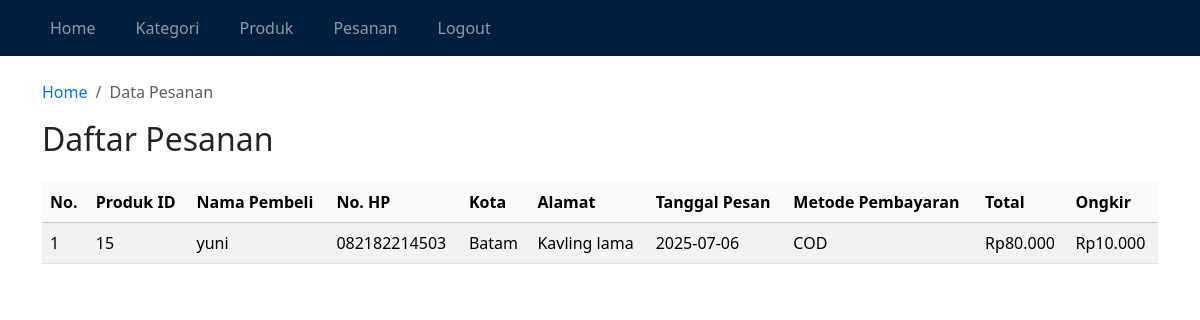
The app's page /adminpanel/pesanan.php (signed in), older data.
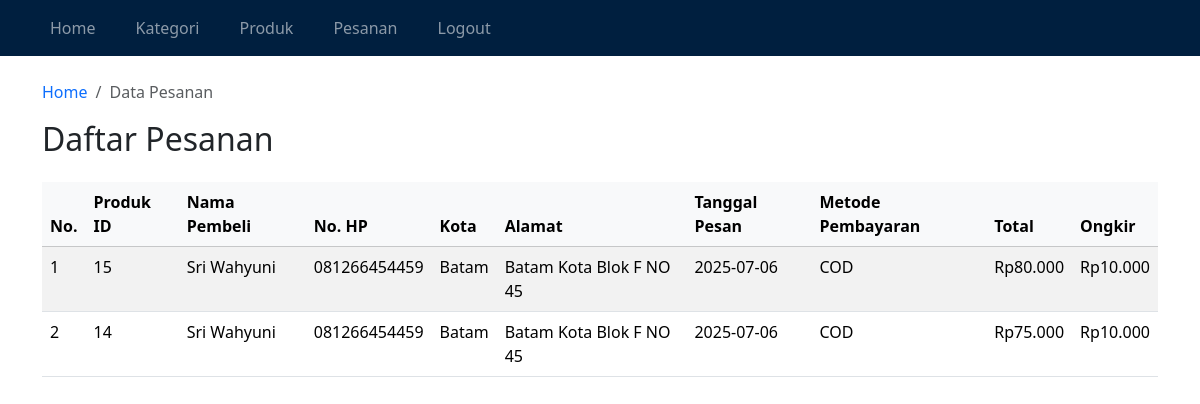
The same page, newer data.
### tables this page shows
CREATE TABLE `pesanan` (
  `id` int(11) NOT NULL,
  `produk_id` int(11) DEFAULT NULL,
  `nama_pembeli` varchar(100) DEFAULT NULL,
  `alamat` text DEFAULT NULL,
  `no_hp` varchar(20) DEFAULT NULL,
  `jumlah` int(11) DEFAULT NULL,
  `total` int(11) DEFAULT NULL,
  `tanggal_pesan` date DEFAULT NULL,
  `metode_pembayaran` varchar(20) DEFAULT NULL,
  `kota` varchar(100) DEFAULT NULL,
  `ongkir` int(11) DEFAULT NULL,
  `status_pengiriman` enum('Diproses','Dikirim','Sampai') DEFAULT 'Diproses',
  `dibatalkan` tinyint(1) DEFAULT 0
);

### adminpanel/pesanan.php (the view, shortened to what this page needs)
<?php
require "koneksi.php";
$query = mysqli_query($con, "SELECT * FROM pesanan ORDER BY id DESC");
?>
<!DOCTYPE html>
<html lang="id">
<head>
    <link href="https://cdn.jsdelivr.net/npm/bootstrap@5.3.2/dist/css/bootstrap.min.css" rel="stylesheet">
    <link href="https://cdn.jsdelivr.net/npm/bootstrap-icons@1.10.5/font/bootstrap-icons.css" rel="stylesheet">
</head>
<body>
<?php require "navbar.php"; ?>
<div class="container mt-4">
    <nav aria-label="breadcrumb">
        <ol class="breadcrumb">
            <li class="breadcrumb-item"><a href="index.php" class="text-decoration-none">Home</a></li>
            <li class="breadcrumb-item active" aria-current="page">Data Pesanan</li>
        </ol>
    </nav>
    <h2 class="mb-4">Daftar Pesanan</h2>
    <div class="table-responsive">
        <table class="table table-striped">
            <thead class="table-light">
                <tr>
                    <th>No.</th>
                    <th>Produk ID</th>
                    <th>Nama Pembeli</th>
                    <th>No. HP</th>
                    <th>Kota</th>
                    <th>Alamat</th>
                    <th>Tanggal Pesan</th>
                    <th>Metode Pembayaran</th>
                    <th>Total</th>
                    <th>Ongkir</th>
                </tr>
            </thead>
            <tbody>
                <?php
                $no = 1;
                while($row = mysqli_fetch_assoc($query)):
                ?>
                <tr>
                    <td><?= $no++; ?></td>
                    <td><?= htmlspecialchars($row['produk_id']); ?></td>
                    <td><?= htmlspecialchars($row['nama_pembeli']); ?></td>
                    <td><?= htmlspecialchars($row['no_hp']); ?></td>
                    <td><?= htmlspecialchars($row['kota']); ?></td>
                    <td><?= htmlspecialchars($row['alamat']); ?></td>
                    <td><?= $row['tanggal_pesan']; ?></td>
                    <td><?= strtoupper($row['metode_pembayaran']); ?></td>
                    <td>Rp<?= number_format($row['total'], 0, ',', '.'); ?></td>
                    <td>Rp<?= number_format($row['ongkir'], 0, ',', '.'); ?></td>
                </tr>
                <?php endwhile; ?>
            </tbody>
        </table>
    </div>
</div>
</body>
</html>

### adminpanel/navbar.php (shortened to what this page needs)
<nav class="navbar navbar-expand-lg navbar-dark" style="background-color: #001f3f;">
  <div class="container">
    <div class="collapse navbar-collapse" id="navbarTogglerDemo02">
      <ul class="navbar-nav me-auto mb-2 mb-lg-0">
        <li class="nav-item me-4"><a class="nav-link" href="/adminpanel/index.php">Home</a></li>
        <li class="nav-item me-4"><a class="nav-link" href="/adminpanel/kategori.php">Kategori</a></li>
        <li class="nav-item me-4"><a class="nav-link" href="/adminpanel/produk.php">Produk</a></li>
        <li class="nav-item me-4"><a class="nav-link" href="/adminpanel/pesanan.php">Pesanan</a></li>
        <li class="nav-item me-4"><a class="nav-link" href="/adminpanel/logout.php">Logout</a></li>
      </ul>
    </div>
  </div>
</nav>

Row changes from the older to the newer data that the page shows:
removed pesanan: produk "15", nama_pembeli "yuni", no_hp "082182214503", kota "Batam", alamat "Kavling lama", tanggal_pesan "2025-07-06", metode_pembayaran "COD", total "80.000", ongkir "10.000"
added pesanan: produk "15", nama_pembeli "Sri Wahyuni", no_hp "081266454459", kota "Batam", alamat "Batam Kota Blok F NO 45", tanggal_pesan "2025-07-06", metode_pembayaran "COD", total "80.000", ongkir "10.000"
added pesanan: produk "14", nama_pembeli "Sri Wahyuni", no_hp "081266454459", kota "Batam", alamat "Batam Kota Blok F NO 45", tanggal_pesan "2025-07-06", metode_pembayaran "COD", total "75.000", ongkir "10.000"
